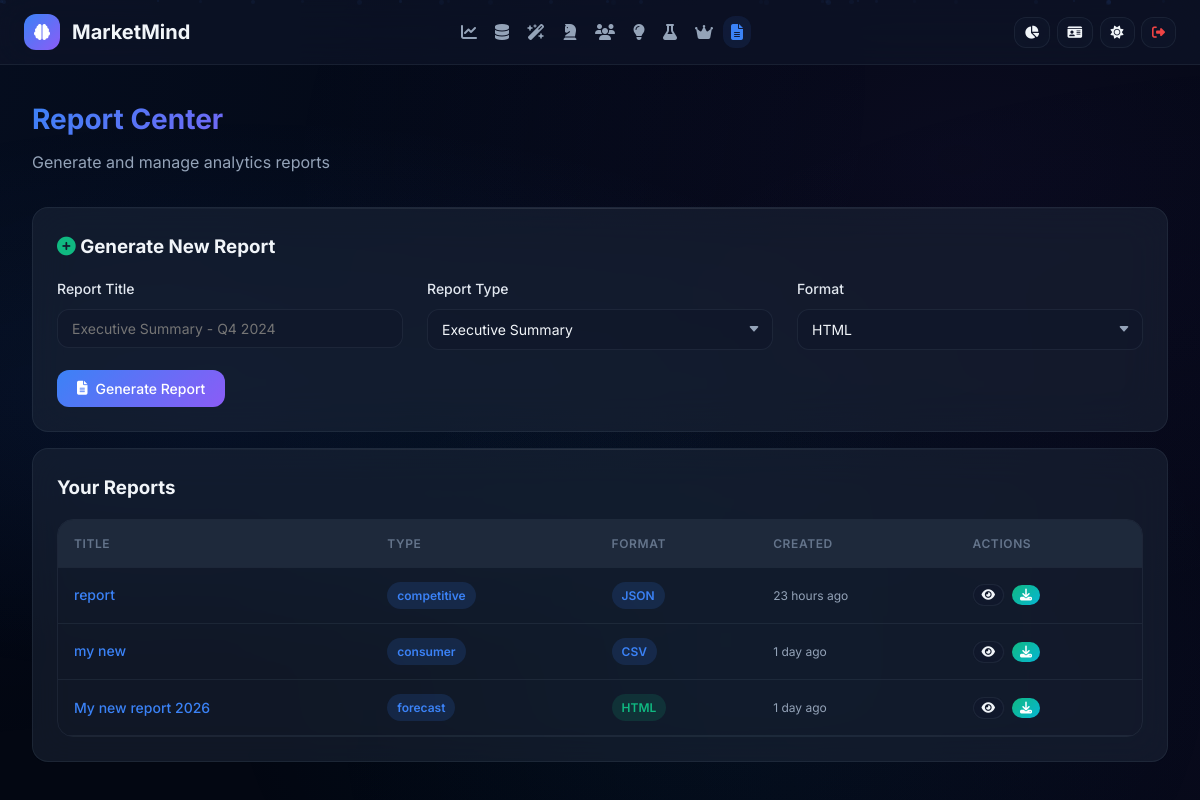
The app's page /reports (signed in) with its own data.
### database/models.py (models this page shows, shortened)
class User(UserMixin, db.Model):
    __tablename__ = 'users'
    id = db.Column(db.Integer, primary_key=True)
    username = db.Column(db.String(80), unique=True, nullable=False, index=True)
    email = db.Column(db.String(120), unique=True, nullable=False, index=True)
    password_hash = db.Column(db.String(255), nullable=False)
    first_name = db.Column(db.String(50), nullable=True)
    last_name = db.Column(db.String(50), nullable=True)
    role = db.Column(db.String(20), default='user')
    is_active = db.Column(db.Boolean, default=True)
    is_verified = db.Column(db.Boolean, default=False)
    avatar_url = db.Column(db.String(255), nullable=True)
    bio = db.Column(db.Text, nullable=True)
    company = db.Column(db.String(100), nullable=True)
    job_title = db.Column(db.String(100), nullable=True)
    phone = db.Column(db.String(20), nullable=True)
    theme_preference = db.Column(db.String(10), default='dark')
    language = db.Column(db.String(10), default='en')
    timezone = db.Column(db.String(50), default='UTC')
    date_format = db.Column(db.String(20), default='YYYY-MM-DD')
    notification_enabled = db.Column(db.Boolean, default=True)
    two_factor_enabled = db.Column(db.Boolean, default=False)
    api_key = db.Column(db.String(64), unique=True, nullable=True)
    last_login = db.Column(db.DateTime, nullable=True)
    login_count = db.Column(db.Integer, default=0)
    created_at = db.Column(db.DateTime, default=datetime.now)
    updated_at = db.Column(db.DateTime, default=datetime.now, onupdate=datetime.now)
    datasets = db.relationship('Dataset', backref='user', lazy='dynamic', cascade='all, delete-orphan')
    reports = db.relationship('Report', backref='user', lazy='dynamic', cascade='all, delete-orphan')
    forecasts = db.relationship('Forecast', backref='user', lazy='dynamic', cascade='all, delete-orphan')
    activity_logs = db.relationship('ActivityLog', backref='user', lazy='dynamic', cascade='all, delete-orphan')
    login_history = db.relationship('LoginHistory', backref='user', lazy='dynamic', cascade='all, delete-orphan')
    @property
    def is_admin(self):
        return self.role in ['admin', 'superadmin']

class Report(db.Model):
    __tablename__ = 'reports'
    id = db.Column(db.Integer, primary_key=True)
    user_id = db.Column(db.Integer, db.ForeignKey('users.id'), nullable=False, index=True)
    dataset_id = db.Column(db.Integer, db.ForeignKey('datasets.id'), nullable=True)
    forecast_id = db.Column(db.Integer, db.ForeignKey('forecasts.id'), nullable=True)
    title = db.Column(db.String(255), nullable=False)
    report_type = db.Column(db.String(50), nullable=False)
    format = db.Column(db.String(20), default='html')
    file_path = db.Column(db.String(500), nullable=True)
    content = db.Column(db.Text, nullable=True)
    summary = db.Column(db.Text, nullable=True)
    key_findings = db.Column(db.Text, nullable=True)
    recommendations = db.Column(db.Text, nullable=True)
    charts_data = db.Column(db.Text, nullable=True)
    kpis = db.Column(db.Text, nullable=True)
    is_favorite = db.Column(db.Boolean, default=False)
    download_count = db.Column(db.Integer, default=0)
    created_at = db.Column(db.DateTime, default=datetime.now)

### app.py (the view)
@app.route('/reports')
@login_required
def reports():
    if not MODULES_AVAILABLE['models']:
        return render_template('reports/index.html', reports=[])
    reports_list = Report.query.filter_by(user_id=current_user.id).order_by(Report.created_at.desc()).all()
    return render_template('reports/index.html', reports=reports_list)

### app.py (called while the page is built)
@app.context_processor
def inject_globals():
    return {
        'now': datetime.now(),
        'format_number': format_number,
        'format_currency': format_currency,
        'format_percentage': format_percentage,
        'score_to_color': score_to_color,
        'score_to_rating': score_to_rating,
        'time_ago': time_ago
    }

@login_manager.user_loader
def load_user(user_id):
    if MODULES_AVAILABLE['models']:
        return User.query.get(int(user_id))
    return None

@app.before_request
def before_request():
    if current_user.is_authenticated and MODULES_AVAILABLE['models']:
        current_user.updated_at = datetime.now()
        db.session.commit()

### utils.py (called while the page is built)
def time_ago(dt: datetime) -> str:
    if not dt:
        return "Unknown"
    now = datetime.now()
    diff = now - dt
    seconds = int(diff.total_seconds())
    if seconds < 60:
        return "Just now"
    elif seconds < 3600:
        return f"{seconds // 60} minute{'s' if seconds // 60 != 1 else ''} ago"
    elif seconds < 86400:
        return f"{seconds // 3600} hour{'s' if seconds // 3600 != 1 else ''} ago"
    elif seconds < 604800:
        return f"{seconds // 86400} day{'s' if seconds // 86400 != 1 else ''} ago"
    elif seconds < 2592000:
        return f"{seconds // 604800} week{'s' if seconds // 604800 != 1 else ''} ago"
    return f"{seconds // 2592000} month{'s' if seconds // 2592000 != 1 else ''} ago"

### templates/reports/index.html (shortened to what this page needs)
{% extends 'base.html' %}
{% block content %}
<div class="page-container">
    <div class="page-header flex items-center justify-between">
        <div><h1>Report Center</h1><p>Generate and manage analytics reports</p></div>
    </div>
    <div class="glass-card mb-4">
        <h3 class="mb-4"><i class="fas fa-plus-circle" style="color: var(--accent-green);"></i> Generate New Report</h3>
        <form method="POST" action="{{ url_for('generate_report') }}">
            <div class="grid-3">
                <div class="form-group">
                    <label class="form-label">Report Title</label>
                    <input type="text" name="title" class="form-control" placeholder="Executive Summary - Q4 2024" required>
                </div>
                <div class="form-group">
                    <label class="form-label">Report Type</label>
                    <select name="report_type" class="form-control">
                        <option value="summary">Executive Summary</option>
                    </select>
                </div>
                <div class="form-group">
                    <label class="form-label">Format</label>
                    <select name="format" class="form-control">
                        <option value="html">HTML</option>
                    </select>
                </div>
            </div>
            <button type="submit" class="glass-btn glass-btn-primary"><i class="fas fa-file-alt"></i> Generate Report</button>
        </form>
    </div>
    {% if reports %}
    <div class="glass-card">
        <h3 class="mb-4">Your Reports</h3>
        <div class="data-table-container">
            <table class="data-table">
                <thead>
                    <tr><th>Title</th><th>Type</th><th>Format</th><th>Created</th><th>Actions</th></tr>
                </thead>
                <tbody>
                    {% for r in reports %}
                    <tr>
                        <td><a href="{{ url_for('view_report', report_id=r.id) }}" style="color: var(--accent-blue); text-decoration: none; font-weight: 500;">{{ r.title }}</a></td>
                        <td><span class="badge badge-info">{{ r.report_type }}</span></td>
                        <td><span class="badge badge-{{ 'success' if r.format == 'html' else 'info' }}">{{ r.format.upper() }}</span></td>
                        <td style="font-size: 0.75rem;">{{ time_ago(r.created_at) }}</td>
                        <td>
                            <div class="flex items-center gap-2">
                                <a href="{{ url_for('view_report', report_id=r.id) }}" class="glass-btn" style="padding: 0.25rem 0.5rem; font-size: 0.75rem;" title="View"><i class="fas fa-eye"></i></a>
                                <a href="{{ url_for('download_report', report_id=r.id) }}" class="glass-btn glass-btn-success" style="padding: 0.25rem 0.5rem; font-size: 0.75rem;" title="Download"><i class="fas fa-download"></i></a>
                            </div>
                        </td>
                    </tr>
                    {% endfor %}
                </tbody>
            </table>
        </div>
    </div>
    {% endif %}
</div>
{% endblock %}

### records on screen
Report: title "report", report_type "competitive", format "JSON", created_at "23 hours ago"
Report: title "my new", report_type "consumer", format "CSV", created_at "1 day ago"
Report: title "My new report 2026", report_type "forecast", format "HTML", created_at "1 day ago"
